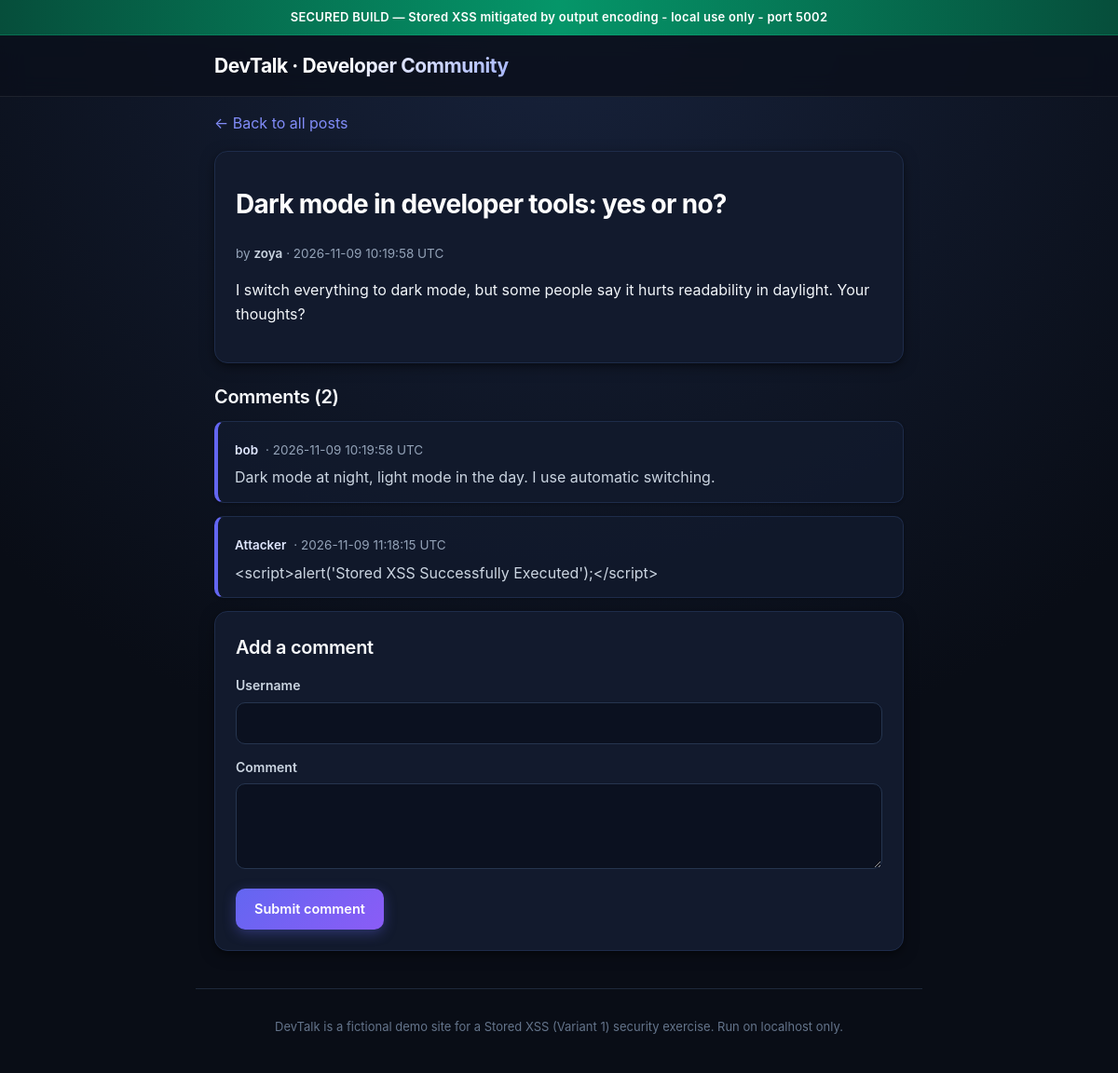
Page /post/9 on the committed database.
### tables this page shows
CREATE TABLE posts (
    id         INTEGER PRIMARY KEY AUTOINCREMENT,
    username   TEXT NOT NULL,
    title      TEXT NOT NULL,
    body       TEXT NOT NULL,
    created_at TEXT NOT NULL DEFAULT CURRENT_TIMESTAMP
);

CREATE TABLE comments (
    id         INTEGER PRIMARY KEY AUTOINCREMENT,
    post_id    INTEGER NOT NULL REFERENCES posts(id),
    username   TEXT NOT NULL,
    comment    TEXT NOT NULL,
    created_at TEXT NOT NULL DEFAULT CURRENT_TIMESTAMP
);

### app.py (the view)
    @app.route("/post/<int:post_id>")
    def discussion(post_id):
        post = get_post(post_id)
        if post is None:
            return render_template("not_found.html"), 404
        return render_discussion(post)

### database.py (called while the page is built)
def get_connection(db_path=DEFAULT_DB_PATH):
    conn = sqlite3.connect(db_path)
    conn.row_factory = sqlite3.Row
    return conn

### templates/discussion.html (shortened to what this page needs)
{% extends "base.html" %}
{% block content %}
<p><a href="{{ url_for('index') }}">&larr; Back to all posts</a></p>
<article class="card">
  <h1>{{ post.title }}</h1>
  <p class="meta">by <strong>{{ post.username }}</strong> &middot; {{ post.created_at }} UTC</p>
  <p>{{ post.body }}</p>
</article>
<section id="comments">
  <h2>Comments ({{ comments|length }})</h2>
  {% for c in comments %}
  <article class="comment">
    <div class="comment-meta">
      <strong class="comment-user">{{ c.username }}</strong>
      <span>&middot; {{ c.created_at }} UTC</span>
    </div>
    <div class="comment-text">{{ c.comment }}</div>
  </article>
  {% else %}
  <p>No comments yet. Be the first to comment.</p>
  {% endfor %}
</section>
<section class="card">
  <h2>Add a comment</h2>
  <form method="post" action="{{ url_for('add_comment', post_id=post.id) }}">
    <label for="username">Username</label>
    <input id="username" name="username" maxlength="30" value="{{ form.get('username', '') }}" required>
    <label for="comment">Comment</label>
    <textarea id="comment" name="comment" rows="3" maxlength="1000" required>{{ form.get('comment', '') }}</textarea>
    <button type="submit">Submit comment</button>
  </form>
</section>
{% endblock %}

### static/style.css (style rules this page uses)
:root { --bg: #090d16; --bg-gradient: radial-gradient(circle at 50% 0%, #17223b 0%, #090d16 65%); --card: #121a2d; --card-hover: #162038; --card-border: #1e2c4a; --text: #f1f5f9; --text-muted: #94a3b8; --muted: #64748b; --primary: #6366f1; --primary-light: #818cf8; --primary-hover: #4f46e5; --primary-gradient: linear-gradient(135deg, #6366f1 0%, #8b5cf6 100%); --primary-glow: rgba(99, 102, 241, 0.35); --border: #1e293b; --input-bg: #0b1120; --input-border: #26354f; --radius-sm: 6px; --radius-md: 10px; --radius-lg: 14px; --shadow-sm: 0 1px 3px rgba(0, 0, 0, 0.3); --shadow-md: 0 4px 16px -2px rgba(0, 0, 0, 0.5), 0 2px 6px -2px rgba(0, 0, 0, 0.4); --shadow-lg: 0 12px 30px -4px rgba(0, 0, 0, 0.6), 0 4px 12px -2px rgba(0, 0, 0, 0.5); --shadow-glow: 0 0 24px rgba(99, 102, 241, 0.2); --transition: all 0.22s cubic-bezier(0.4, 0, 0.2, 1); }
* { box-sizing: border-box; }
body { margin: 0; min-height: 100vh; background: var(--bg); background-image: var(--bg-gradient); background-attachment: fixed; color: var(--text); font-family: -apple-system, BlinkMacSystemFont, "Segoe UI", Roboto, "Inter", Helvetica, Arial, sans-serif; line-height: 1.6; -webkit-font-smoothing: antialiased; -moz-osx-font-smoothing: grayscale; }
h1 { font-size: 28px; font-weight: 700; letter-spacing: -0.025em; margin: 12px 0 20px; color: #ffffff; }
h2 { font-size: 20px; font-weight: 600; letter-spacing: -0.015em; margin: 0 0 10px; color: #f8fafc; }
a { color: var(--primary-light); text-decoration: none; transition: var(--transition); }
.card { background: var(--card); border: 1px solid var(--card-border); border-radius: var(--radius-lg); padding: 22px; margin-bottom: 20px; box-shadow: var(--shadow-md); transition: var(--transition); }
.meta, .comment-meta { color: var(--text-muted); font-size: 13.5px; margin: 6px 0 12px; }
.meta strong, .comment-meta strong { color: #cbd5e1; font-weight: 600; }
.comment { background: rgba(18, 26, 45, 0.85); border: 1px solid var(--card-border); border-left: 4px solid var(--primary); border-radius: var(--radius-md); padding: 14px 18px; margin-bottom: 14px; box-shadow: var(--shadow-sm); transition: var(--transition); }
.comment-meta { display: flex; align-items: center; gap: 8px; margin-bottom: 6px; }
.comment-user { color: #e0e7ff !important; }
.comment-text { margin-top: 6px; word-wrap: break-word; color: #cbd5e1; line-height: 1.55; }
label { display: block; font-weight: 600; margin: 14px 0 6px; font-size: 14px; color: #cbd5e1; }
input, textarea { width: 100%; padding: 10px 14px; background: var(--input-bg); border: 1px solid var(--input-border); border-radius: var(--radius-md); color: var(--text); font: inherit; font-size: 14.5px; transition: var(--transition); }
textarea { resize: vertical; }
button, .button-link { display: inline-block; margin-top: 14px; padding: 10px 20px; background: var(--primary-gradient); color: #ffffff; border: 0; border-radius: var(--radius-md); font: inherit; font-weight: 600; font-size: 14.5px; text-decoration: none; cursor: pointer; box-shadow: 0 4px 14px var(--primary-glow); transition: var(--transition); }

### rows in the picture
posts: title "Dark mode in developer tools: yes or no?", username "zoya", created_at "2026-11-09 10:19:58", body "I switch everything to dark mode, but some people say it hurts readability in daylight. Your thoughts?"
comments: username "bob", created_at "2026-11-09 10:19:58", comment "Dark mode at night, light mode in the day. I use automatic switching."
comments: username "Attacker", created_at "2026-11-09 11:18:15", comment "<script>alert('Stored XSS Successfully Executed');</script>"

### other values in the picture
{{ build_label }} "SECURED BUILD"
{{ build_note }} "Stored XSS mitigated by output encoding - local use only - port 5002"
{{ comments|length }} "2"
